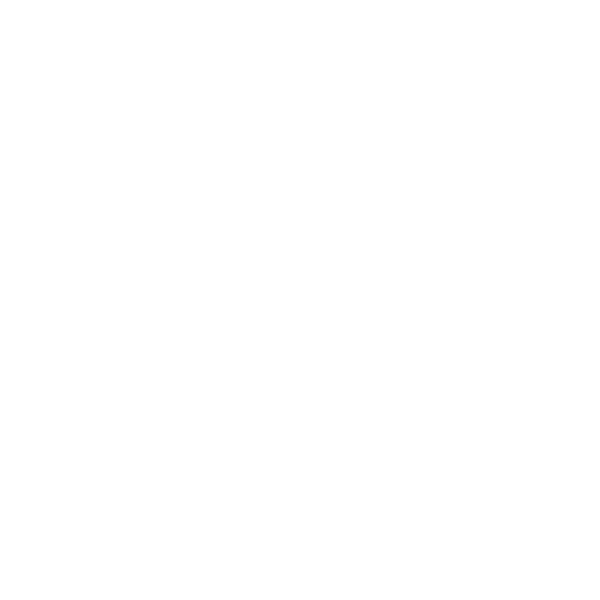
Frame 1 (no input)
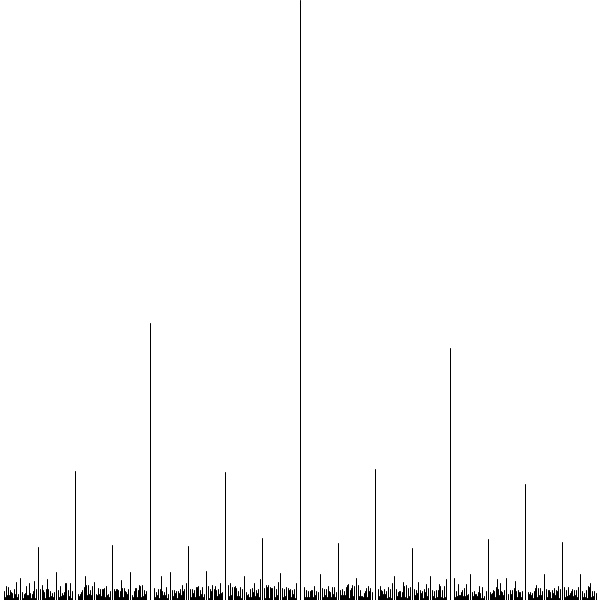
Frame 60 (the mouse pressed at the canvas centre just before this capture)
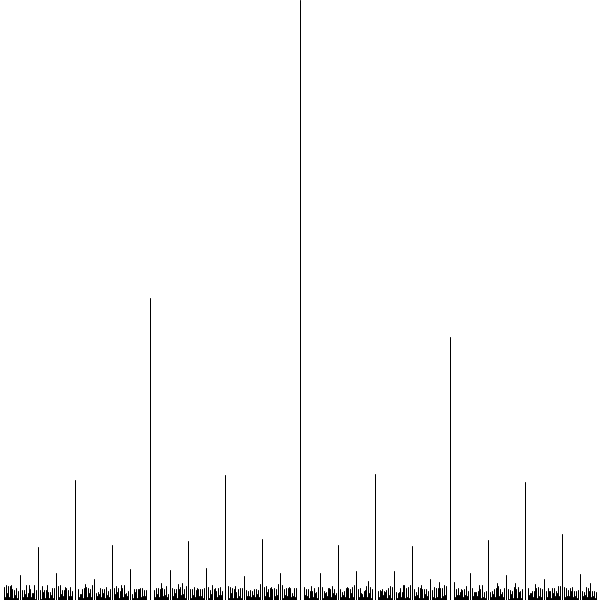
Frame 120 (the mouse held since frame 60 and released just before this capture)

The Processing sketch that drew these frames (run headless with seeded random() and noise(); from frame 60 on, the mouse is pressed at the canvas centre):

// Processing sketch: FractalDistribution
// ── FractalDistribution.pde
float distrib[];
float max;

void setup() {
  size(600, 600);
  distrib = new float[width];
  max = 1;
  background(255);
}


void draw() {
  background(255);
  for (int i = 0; i < width; i++) {
    max = distrib[i] > max ? distrib[i] : max;
    line(i,height, i, (float) height * (1 - distrib[i]/max));
  }
  for (int i = 0; i < 100; i++) {
  distrib[fractal(300, 300)] +=1;
  }
}

int fractal(int pos, int dis) {
  if (random(0, 100) <= 90) {
    if (random(0, 100) <= 50) {
      return fractal(pos-dis/2, dis/2);
    } else {
      return fractal(pos+dis/2, dis/2);
    }
  }
  return pos;
}
